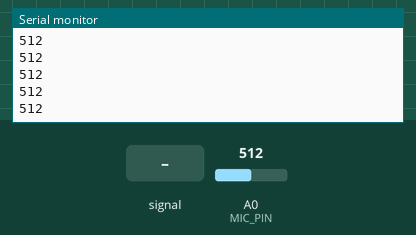
This sketch was run on a simulated Arduino Uno, built with avr-gcc and run on an emulated ATmega328P. Shown: the last lines printed to the serial monitor. The inputs (shaded band) are chosen by the test bench; at power-on: A0 (MIC_PIN) = 512.

Above: at 1.2 s.
1.3 s: A0 (MIC_PIN) fed a 200 Hz sine of ±81 counts around its level
At 1.56 s:
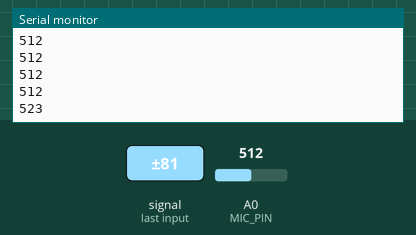
2.8 s: A0 (MIC_PIN) set to 716
At 2.96 s:
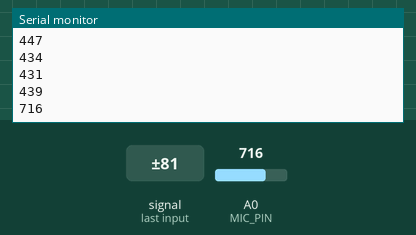
4.3 s: A0 (MIC_PIN) fed a 1000 Hz sine of ±255 counts around its level
At 4.76 s:
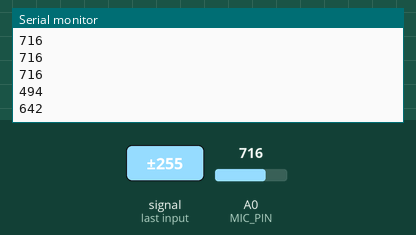
5.8 s: A0 (MIC_PIN) set to 900
At 5.96 s:
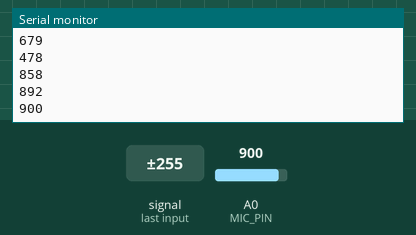
Timing chart, 0 to 8.3 s (numbered marks = the images above; inputs shaded):
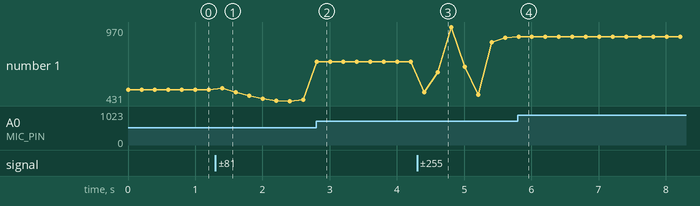

Measured:
- after the input at 1.3 s, the serial monitor: prints a new line after 0.10 s (image 1)
- after the input at 2.8 s, the serial monitor: prints a new line at once (image 2)
- after the input at 4.3 s, the serial monitor: prints a new line after 0.31 s (image 3)
- after the input at 5.8 s, the serial monitor: prints a new line at once (image 4)
- plotted number 1: 512 → 439 after the input at 1.3 s, 439 → 716 after the input at 2.8 s, 716 → 892 after the input at 4.3 s, 892 → 900 after the input at 5.8 s

The sketch:

MICTest.ino
```cpp
#define MIC_PIN A0  // MIC module connected to A0

void setup() {
    Serial.begin(115200);
    pinMode(MIC_PIN, INPUT);
}

void loop() {
    int micValue = analogRead(MIC_PIN);
    Serial.println(micValue);  // Print MIC sensor readings
    delay(200);
}
```
